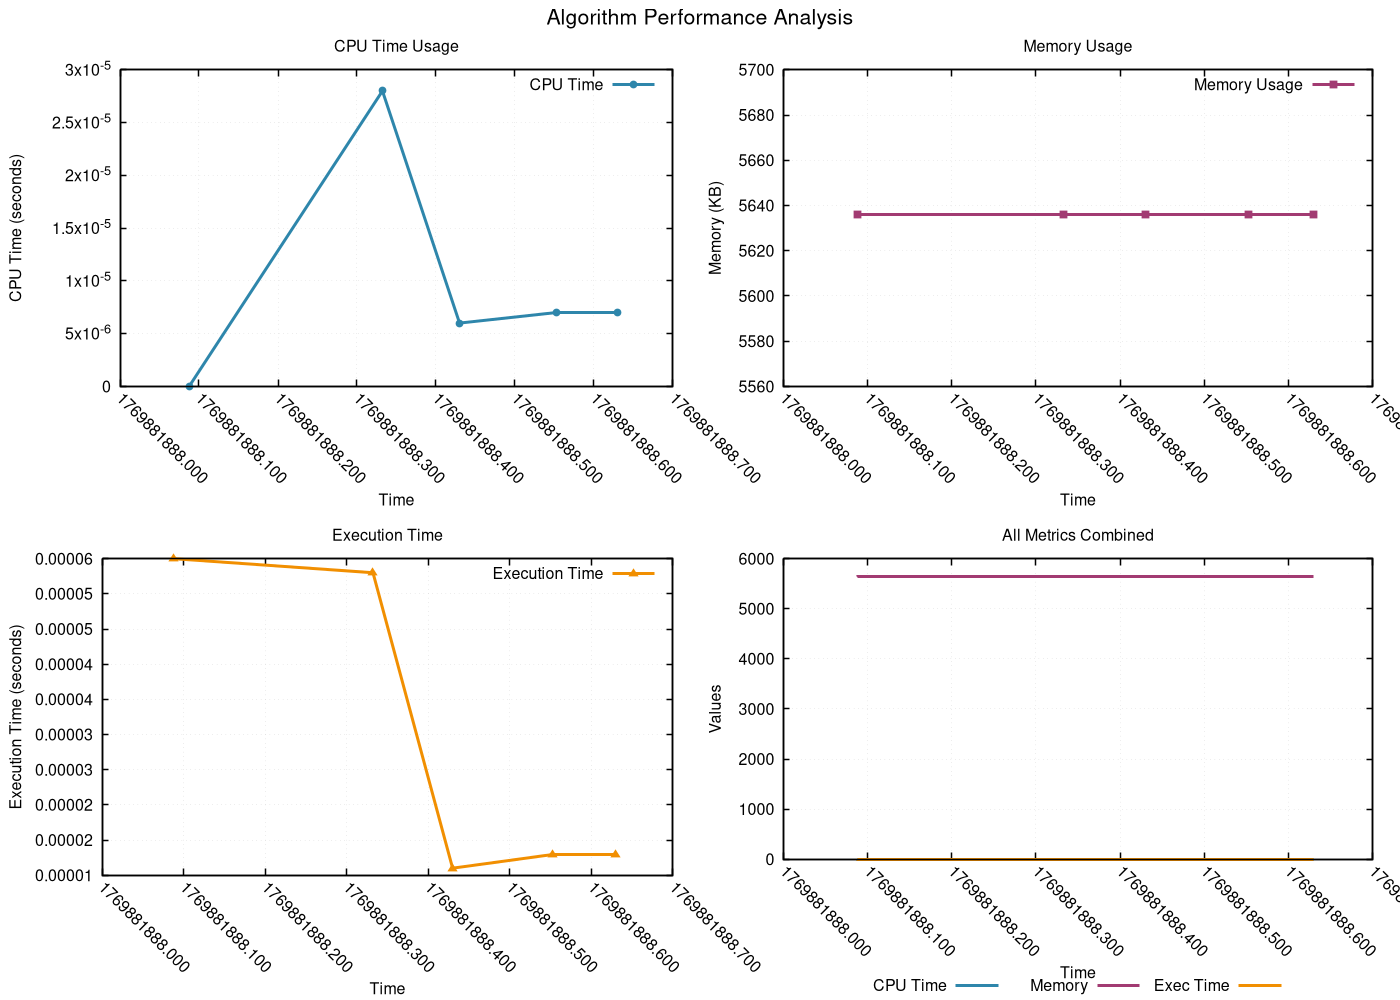

Reproduce this figure in gnuplot.
# GNUplot script for resource monitoring
set terminal pngcairo enhanced font 'Helvetica,12' size 1400,1000
set output 'png/interpolation_search_20260131_225122.png'

set multiplot layout 2,2 title 'Algorithm Performance Analysis' font 'Helvetica,16'
set style line 1 lc rgb '#2E86AB' lt 1 lw 3 pt 7 ps 0.8
set style line 2 lc rgb '#A23B72' lt 1 lw 3 pt 5 ps 0.8
set style line 3 lc rgb '#F18F01' lt 1 lw 3 pt 9 ps 0.8
set style line 4 lc rgb '#F19C79' lt 1 lw 3 pt 11 ps 0.8
set style line 5 lc rgb '#0ABB9F' lt 1 lw 3 pt 13 ps 0.8

set format x "%.3f"
set xtics rotate by -45
set autoscale x

set title 'CPU Time Usage'
set xlabel 'Time'
set ylabel 'CPU Time (seconds)'
set grid linestyle 1 lc rgb '#D3D3D3' lt 0 lw 1
set border linewidth 1.5
plot 'png/interpolation_search_20260131_225122.dat' using 1:2 with linespoints ls 1 title 'CPU Time'
set title 'Memory Usage'
set xlabel 'Time'
set ylabel 'Memory (KB)'
set grid linestyle 1 lc rgb '#D3D3D3' lt 0 lw 1
set border linewidth 1.5
plot 'png/interpolation_search_20260131_225122.dat' using 1:3 with linespoints ls 2 title 'Memory Usage'
set title 'Execution Time'
set xlabel 'Time'
set ylabel 'Execution Time (seconds)'
set grid linestyle 1 lc rgb '#D3D3D3' lt 0 lw 1
set border linewidth 1.5
plot 'png/interpolation_search_20260131_225122.dat' using 1:4 with linespoints ls 3 title 'Execution Time'
set title 'All Metrics Combined'
set xlabel 'Time'
set ylabel 'Values'
set grid linestyle 1 lc rgb '#D3D3D3' lt 0 lw 1
set border linewidth 1.5
set key outside center bottom horizontal
plot 'png/interpolation_search_20260131_225122.dat' using 1:2 with lines ls 1 title 'CPU Time', \
     'png/interpolation_search_20260131_225122.dat' using 1:3 with lines ls 2 title 'Memory', \
     'png/interpolation_search_20260131_225122.dat' using 1:4 with lines ls 3 title 'Exec Time'
unset multiplot
